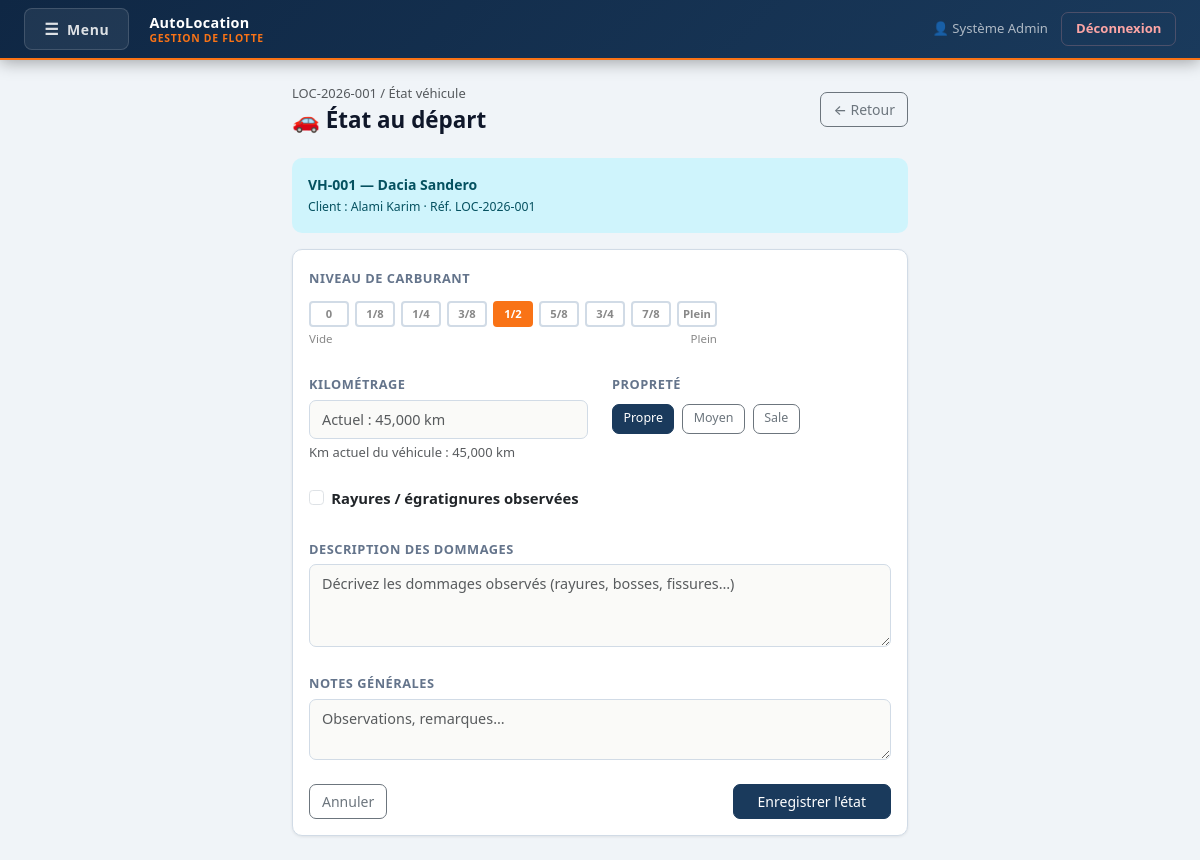
/etat-vehicule/add.php?reservation_id=1&type=depart (signed in), run on the app's committed database.
### tables this page shows
CREATE TABLE IF NOT EXISTS `reservations` (
  `id`                   INT(11)       NOT NULL AUTO_INCREMENT,
  `reference`            VARCHAR(30)   DEFAULT NULL,
  `client_id`            INT(11)       NOT NULL,
  `vehicle_id`           INT(11)       NOT NULL,
  `statut`               ENUM('en attente','confirmée','en cours','terminée','annulée') DEFAULT 'en attente',
  `date_debut`           DATETIME      NOT NULL,
  `date_fin_prevue`      DATETIME      NOT NULL,
  `date_retour_effectif` DATETIME      DEFAULT NULL,
  `lieu_depart`          VARCHAR(150)  DEFAULT NULL,
  `lieu_retour`          VARCHAR(150)  DEFAULT NULL,
  `km_depart`            INT(11)       DEFAULT NULL,
  `km_retour`            INT(11)       DEFAULT NULL,
  `prix_jour`            DECIMAL(10,2) DEFAULT NULL,
  `nb_jours`             INT(11)       DEFAULT NULL,
  `caution`              DECIMAL(10,2) DEFAULT 0.00,
  `montant_total`        DECIMAL(10,2) DEFAULT NULL,
  `frais_extra`          DECIMAL(10,2) DEFAULT 0.00,
  `commentaire`          TEXT          DEFAULT NULL,
  `created_by`           INT(11)       DEFAULT NULL,
  `created_at`           TIMESTAMP     NOT NULL DEFAULT CURRENT_TIMESTAMP,
  PRIMARY KEY (`id`),
  UNIQUE KEY `reference` (`reference`),
  KEY `client_id` (`client_id`),
  KEY `vehicle_id` (`vehicle_id`),
  KEY `created_by` (`created_by`),
  CONSTRAINT `res_client_fk`  FOREIGN KEY (`client_id`)  REFERENCES `clients`(`id`),
  CONSTRAINT `res_vehicle_fk` FOREIGN KEY (`vehicle_id`) REFERENCES `vehicles`(`id`),
  CONSTRAINT `res_user_fk`    FOREIGN KEY (`created_by`) REFERENCES `users`(`id`) ON DELETE SET NULL
);

CREATE TABLE IF NOT EXISTS `vehicles` (
  `id`                    INT(11)        NOT NULL AUTO_INCREMENT,
  `numero`                VARCHAR(50)    NOT NULL,
  `immatriculation`       VARCHAR(20)    DEFAULT NULL,
  `marque`                VARCHAR(100)   DEFAULT NULL,
  `modele`                VARCHAR(100)   DEFAULT NULL,
  `annee`                 INT(11)        DEFAULT NULL,
  `couleur`               VARCHAR(50)    DEFAULT NULL,
  `nb_places`             INT(11)        DEFAULT 5,
  `categorie`             ENUM('économique','berline','SUV','premium','utilitaire') DEFAULT 'berline',
  `kilometrage`           INT(11)        DEFAULT 0,
  `statut`                ENUM('disponible','loué','maintenance','indisponible') DEFAULT 'disponible',
  `prix_jour`             DECIMAL(10,2)  DEFAULT 0.00,
  `caution`               DECIMAL(10,2)  DEFAULT 0.00,
  `type_vidange`          VARCHAR(100)   DEFAULT NULL,
  `intervalle_vidange`    INT(11)        DEFAULT 10000,
  `derniere_vidange_km`   INT(11)        DEFAULT NULL,
  `date_derniere_vidange` DATE           DEFAULT NULL,
  `created_at`            TIMESTAMP      NOT NULL DEFAULT CURRENT_TIMESTAMP,
  PRIMARY KEY (`id`),
  UNIQUE KEY `numero` (`numero`)
);

CREATE TABLE IF NOT EXISTS `clients` (
  `id`                INT(11)      NOT NULL AUTO_INCREMENT,
  `nom`               VARCHAR(100) NOT NULL,
  `prenom`            VARCHAR(100) NOT NULL,
  `email`             VARCHAR(150) DEFAULT NULL,
  `telephone`         VARCHAR(20)  DEFAULT NULL,
  `adresse`           TEXT         DEFAULT NULL,
  `cin`               VARCHAR(30)  DEFAULT NULL,
  `permis_numero`     VARCHAR(50)  DEFAULT NULL,
  `permis_categorie`  VARCHAR(20)  DEFAULT 'B',
  `permis_expiration` DATE         DEFAULT NULL,
  `type_client`       ENUM('particulier','entreprise') DEFAULT 'particulier',
  `entreprise`        VARCHAR(150) DEFAULT NULL,
  `statut`            ENUM('actif','suspendu','liste_noire') DEFAULT 'actif',
  `notes`             TEXT         DEFAULT NULL,
  `created_at`        TIMESTAMP    NOT NULL DEFAULT CURRENT_TIMESTAMP,
  PRIMARY KEY (`id`),
  UNIQUE KEY `cin` (`cin`)
);

### etat-vehicule/add.php (the view, shortened to what this page needs)
<?php
$db   = new Database();
$conn = $db->getConnection();
$reservationId = (int)($_GET['reservation_id'] ?? $_POST['reservation_id'] ?? 0);
$type          = in_array($_GET['type'] ?? $_POST['type'] ?? '', ['depart','retour']) ? ($_GET['type'] ?? $_POST['type']) : 'depart';
$res = $conn->prepare("
    SELECT r.*, v.numero, v.marque, v.modele, v.kilometrage,
           c.nom AS client_nom, c.prenom AS client_prenom
    FROM reservations r
    JOIN vehicles v ON r.vehicle_id = v.id
    JOIN clients c ON r.client_id = c.id
    WHERE r.id = ?
");
$res->execute([$reservationId]);
$res = $res->fetch();
?>
<!DOCTYPE html>
<html lang="fr">
<head>
  <link href="https://cdn.jsdelivr.net/npm/bootstrap@5.3.3/dist/css/bootstrap.min.css" rel="stylesheet">
  <link href="/location/style.css" rel="stylesheet">
</head>
<body>
<?php include "../includes/navbar.php"; ?>
<div class="container py-4" style="max-width:640px">
  <div class="page-header">
    <div>
      <div class="text-muted small mb-1">
        <a href="/location/reservations/view.php?id=<?= $reservationId ?>" class="text-decoration-none text-muted"><?= htmlspecialchars($res['reference']) ?></a> / État véhicule
      </div>
      <h1 class="page-title">
        <?= $type === 'depart' ? '🚗 État au départ' : '🏁 État au retour' ?>
      </h1>
    </div>
    <a href="/location/reservations/view.php?id=<?= $reservationId ?>" class="btn btn-outline-secondary">← Retour</a>
  </div>
  <div class="alert alert-info mb-3 d-flex gap-3 align-items-center">
    <div>
      <strong><?= htmlspecialchars($res['numero'] . ' — ' . $res['marque'] . ' ' . $res['modele']) ?></strong><br>
      <small>Client : <?= htmlspecialchars($res['client_nom'] . ' ' . $res['client_prenom']) ?> · Réf. <?= htmlspecialchars($res['reference']) ?></small>
    </div>
  </div>
  <div class="card">
    <div class="card-body">
      <form method="POST" class="row g-4">
        <div class="col-12">
          <label class="form-label fw-semibold">Niveau de carburant</label>
          <div class="fuel-gauge" id="fuelGauge">
            <?php
            $fuelLabels = ['0','1/8','1/4','3/8','1/2','5/8','3/4','7/8','Plein'];
            for ($i = 0; $i <= 8; $i++):
            ?>
            <div class="fuel-seg <?= $i === 4 ? 'active' : '' ?>" data-v="<?= $i ?>" onclick="setFuel(<?= $i ?>)">
              <?= $fuelLabels[$i] ?>
            </div>
            <?php endfor; ?>
          </div>
          <div class="fuel-labels"><span>Vide</span><span>Plein</span></div>
        </div>
        <div class="col-md-6">
          <label class="form-label fw-semibold">Kilométrage</label>
          <input type="number" name="km" class="form-control"
                 placeholder="<?= $res['kilometrage'] ? 'Actuel : ' . number_format($res['kilometrage']) . ' km' : 'Ex: 45000' ?>"
                 min="0" value="">
          <?php if ($res['kilometrage']): ?>
          <div class="form-text">Km actuel du véhicule : <?= number_format($res['kilometrage']) ?> km</div>
          <?php endif; ?>
        </div>
        <div class="col-md-6">
          <label class="form-label fw-semibold">Propreté</label>
          <div class="d-flex gap-2 mt-1">
            <?php foreach (['propre' => ['Propre','btn-success'], 'moyen' => ['Moyen','btn-warning text-dark'], 'sale' => ['Sale','btn-danger']] as $k => [$label, $btnClass]): ?>
            <label for="p_<?= $k ?>" class="btn btn-sm btn-outline-secondary proprete-btn" data-val="<?= $k ?>"><?= $label ?></label>
            <?php endforeach; ?>
          </div>
        </div>
        <div class="col-12">
          <div class="form-check">
            <input class="form-check-input" type="checkbox" name="rayures" id="rayures">
            <label class="form-check-label" for="rayures">
              <strong>Rayures / égratignures observées</strong>
            </label>
          </div>
        </div>
        <div class="col-12">
          <label class="form-label fw-semibold">Description des dommages</label>
          <textarea name="dommages" class="form-control" rows="3" placeholder="Décrivez les dommages observés (rayures, bosses, fissures…)"></textarea>
        </div>
        <div class="col-12">
          <label class="form-label fw-semibold">Notes générales</label>
          <textarea name="notes" class="form-control" rows="2" placeholder="Observations, remarques…"></textarea>
        </div>
        <div class="col-12 d-flex justify-content-between">
          <a href="/location/reservations/view.php?id=<?= $reservationId ?>" class="btn btn-outline-secondary">Annuler</a>
          <button type="submit" class="btn btn-success px-4">Enregistrer l'état</button>
        </div>
      </form>
    </div>
  </div>
</div>
</body>
</html>

### style.css (style rules this page uses)
:root { --primary: #1a3a5c; --primary-dark: #102640; --accent: #f97316; --accent-dark: #ea6c0a; --danger: #dc2626; --danger-dark: #b91c1c; --bg: #f0f4f8; --surface: #ffffff; --border: #d1dbe6; --text: #0f172a; --text-muted: #64748b; --nav-bg: #0f2744; --radius: 10px; --shadow-sm: 0 1px 3px rgba(0,0,0,.08); --shadow: 0 4px 12px rgba(0,0,0,.1); --shadow-lg: 0 8px 28px rgba(0,0,0,.13); --transition: .2s ease; }
*, *::before, *::after { box-sizing: border-box; }
body { background: var(--bg); font-family: 'Segoe UI', system-ui, -apple-system, sans-serif; color: var(--text); font-size: .925rem; min-height: 100vh; }
.page-header { display: flex; align-items: center; justify-content: space-between; margin-bottom: 1.5rem; }
.page-title { font-size: 1.4rem; font-weight: 700; margin: 0; color: var(--text); }
.card { border: 1px solid var(--border); border-radius: var(--radius); box-shadow: var(--shadow-sm); background: var(--surface); }
.btn { font-weight: 500; border-radius: 7px; transition: all var(--transition); font-size: .875rem; }
.btn-success { background: var(--primary); border-color: var(--primary); color: #fff; }
.btn-sm { font-size: .78rem; padding: .3rem .65rem; }
.form-label { font-weight: 600; font-size: .8rem; color: var(--text-muted); text-transform: uppercase; letter-spacing: .04em; margin-bottom: .35rem; }
.form-control, .form-select { border-radius: 7px; border-color: var(--border); font-size: .9rem; padding: .5rem .75rem; transition: border-color var(--transition), box-shadow var(--transition); background: #fafaf8; }
.alert { border-radius: var(--radius); border: none; font-size: .875rem; font-weight: 500; }
.card { animation: fadeInUp .35s ease both; }
.page-header { animation: fadeInUp .3s ease both; }
.btn-success { animation: btnPulse 2.5s infinite; }
.alert { animation: alertSlideIn .3s ease both; }
.form-control, .form-select { transition: border-color .2s ease, box-shadow .2s ease, background .2s ease; }

### etat-vehicule/add.php (style rules this page uses)
.fuel-gauge { display: flex; gap: 6px; margin-top: 8px; }
.fuel-seg { width: 40px; height: 26px; border-radius: 4px; border: 2px solid #d1dbe6; cursor: pointer; transition: all .15s; display: flex; align-items: center; justify-content: center; font-size: .7rem; font-weight: 700; color: #888; }
.fuel-seg.active { border-color: var(--primary); color: #fff; }
.fuel-seg.active[data-v="3"], .fuel-seg.active[data-v="4"] { background: #f97316; border-color: #f97316; }
.fuel-labels { display: flex; justify-content: space-between; font-size: .72rem; color: #888; margin-top: 3px; width: calc(40px*9 + 6px*8); }

### data on the page
reservations: reference "LOC-2026-001", vehicle.modele "VH-001 — Dacia Sandero", client.prenom "Alami Karim", vehicle.kilometrage "45,000"
vehicles: km "Actuel : 45,000 km"

### other printed values
$_SESSION['user_nom'] "Système Admin"
$fuelLabels[$i] "0"
$fuelLabels[$i] "1/8"
$fuelLabels[$i] "1/4"
$fuelLabels[$i] "3/8"
$fuelLabels[$i] "1/2"
$fuelLabels[$i] "5/8"
$fuelLabels[$i] "3/4"
$fuelLabels[$i] "7/8"
$fuelLabels[$i] "Plein"
$label "Propre"
$label "Moyen"
$label "Sale"
